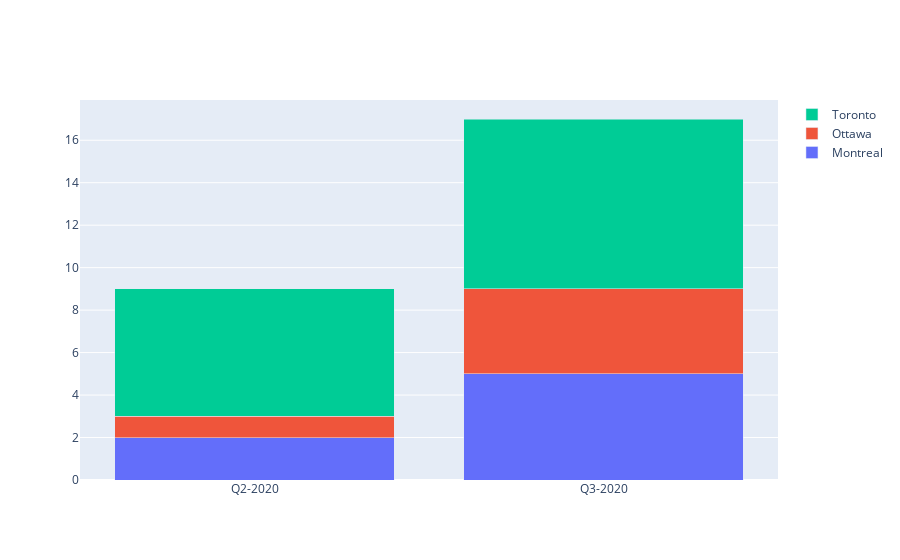

This figure's notebook cell:
### Code cell
x=['Q2-2020', 'Q3-2020']

fig = go.Figure(go.Bar(x=x, y=[2,5,1,9], name='Montreal'))
fig.add_trace(go.Bar(x=x, y=[1, 4, 9, 16], name='Ottawa'))
fig.add_trace(go.Bar(x=x, y=[6, 8, 4.5, 8], name='Toronto'))

fig.update_layout(barmode='stack')
fig.update_xaxes(categoryorder='category ascending')
fig.show()

### Figure 1 — Plotly figure (JSON) as saved in the notebook; plotly's stock layout.template omitted (floating-point values rounded to 4 significant figures)
{"data": [{"name": "Montreal", "type": "bar", "x": ["Q2-2020", "Q3-2020"], "y": [2, 5, 1, 9]}, {"name": "Ottawa", "type": "bar", "x": ["Q2-2020", "Q3-2020"], "y": [1, 4, 9, 16]}, {"name": "Toronto", "type": "bar", "x": ["Q2-2020", "Q3-2020"], "y": [6, 8, 4.5, 8]}], "layout": {"barmode": "stack", "xaxis": {"categoryorder": "category ascending"}}}
